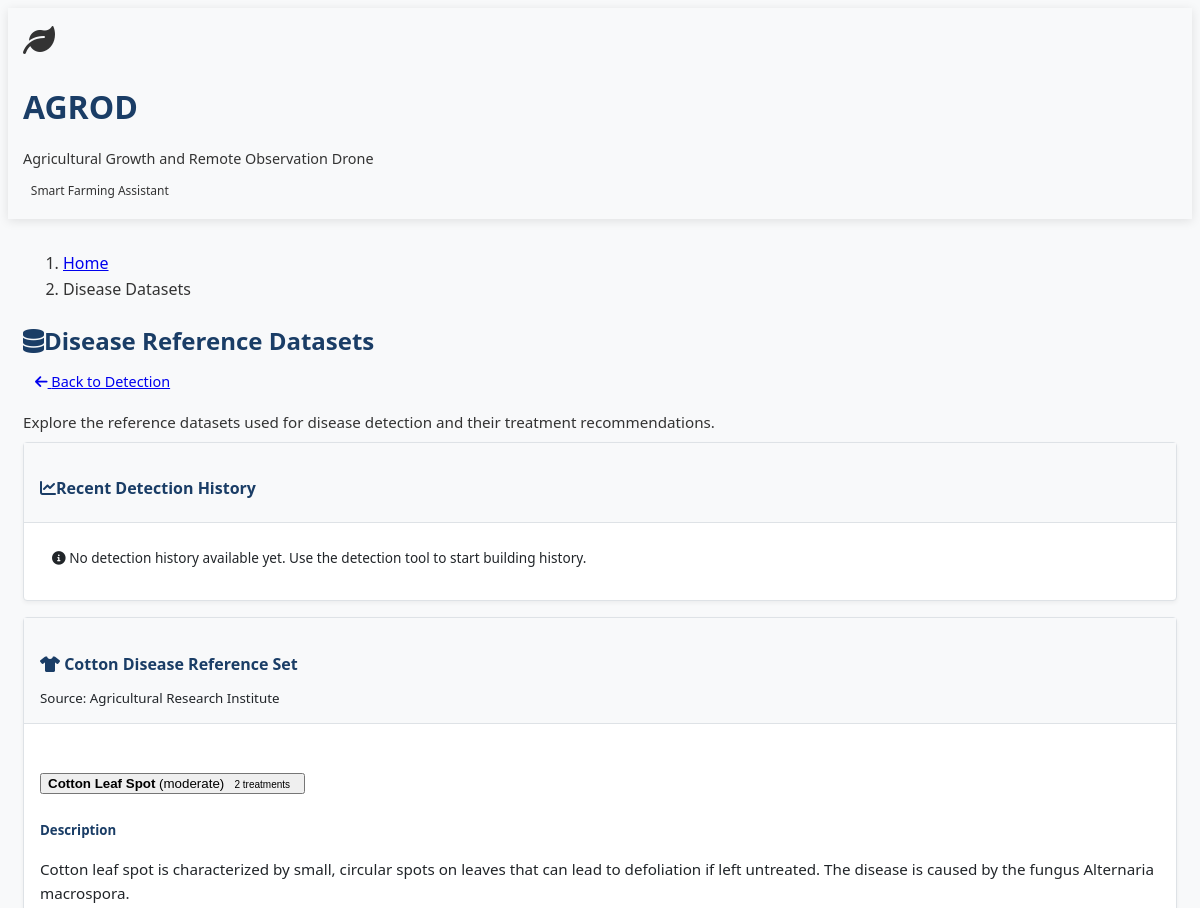
Before: /datasets (upper part) with the older database file.
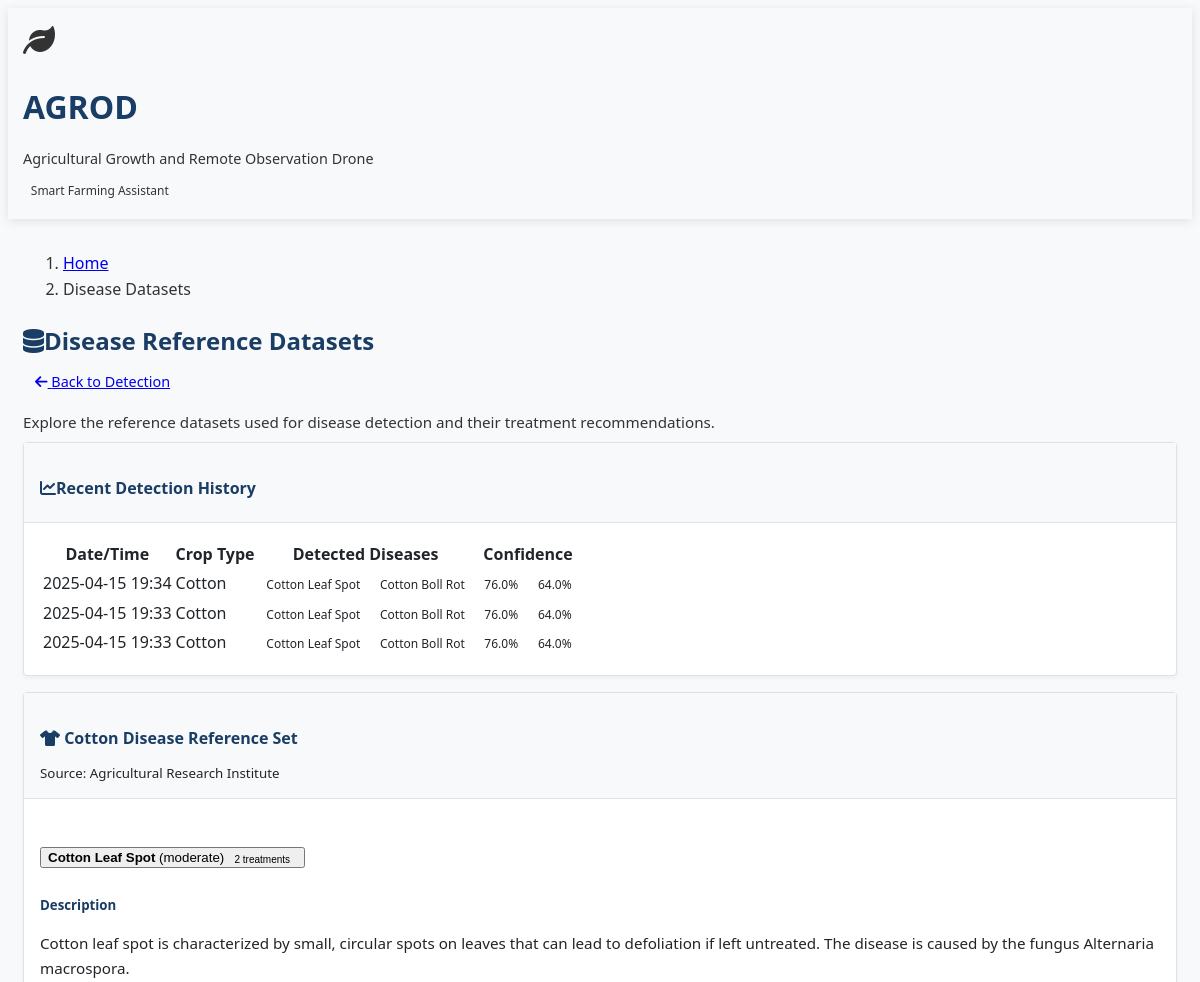
After: the same page with the newer database file.
### models.py (models this page shows, shortened)
class DiseaseDataset(db.Model):
    id = db.Column(db.Integer, primary_key=True)
    name = db.Column(db.String(100), nullable=False)
    crop_type = db.Column(db.String(50), nullable=False)
    source = db.Column(db.String(200))
    created_at = db.Column(db.DateTime, default=datetime.utcnow)
    disease_samples = db.relationship('DiseaseSample', backref='dataset', lazy=True)

class DiseaseSample(db.Model):
    id = db.Column(db.Integer, primary_key=True)
    disease_name = db.Column(db.String(100), nullable=False)
    description = db.Column(db.Text)
    severity = db.Column(db.String(20))  # mild, moderate, severe
    color_features = db.Column(db.JSON)  # RGB distributions, histograms, etc.
    texture_features = db.Column(db.JSON)  # Texture patterns
    shape_features = db.Column(db.JSON)  # Shape descriptors
    dataset_id = db.Column(db.Integer, db.ForeignKey('disease_dataset.id'), nullable=False)
    recommendations = db.relationship('TreatmentRecommendation', backref='disease', lazy=True)

class DetectionHistory(db.Model):
    id = db.Column(db.Integer, primary_key=True)
    crop_type = db.Column(db.String(50), nullable=False)
    detected_diseases = db.Column(db.JSON)
    confidence_scores = db.Column(db.JSON)
    image_hash = db.Column(db.String(64))  # Store hash of image for reference
    timestamp = db.Column(db.DateTime, default=datetime.utcnow)

### app.py (the view)
@app.route('/datasets')
def view_datasets():
    with app.app_context():
        datasets = DiseaseDataset.query.all()
        datasets_with_samples = []
        for dataset in datasets:
            samples = DiseaseSample.query.filter_by(dataset_id=dataset.id).all()
            samples_with_treatments = []
            for sample in samples:
                treatments = TreatmentRecommendation.query.filter_by(disease_id=sample.id).all()
                samples_with_treatments.append({
                    'sample': sample,
                    'treatments': treatments
                })
            datasets_with_samples.append({
                'dataset': dataset,
                'samples': samples_with_treatments
            })
        history = DetectionHistory.query.order_by(DetectionHistory.timestamp.desc()).limit(10).all()
        return render_template('datasets.html',
                              datasets=datasets_with_samples,
                              history=history)

### templates/datasets.html (shortened to what this page needs)
{% extends 'layout.html' %}
{% block content %}
<div class="row mb-4">
    <div class="col-12">
        <nav aria-label="breadcrumb">
            <ol class="breadcrumb">
                <li class="breadcrumb-item"><a href="/">Home</a></li>
                <li class="breadcrumb-item active" aria-current="page">Disease Datasets</li>
            </ol>
        </nav>
        <div class="d-flex justify-content-between align-items-center">
            <h2><i class="fas fa-database me-2"></i>Disease Reference Datasets</h2>
            <a href="/" class="btn btn-outline-primary">
                <i class="fas fa-arrow-left me-1"></i> Back to Detection
            </a>
        </div>
        <p class="text-muted">Explore the reference datasets used for disease detection and their treatment recommendations.</p>
    </div>
</div>
<div class="row mb-4">
    <div class="col-12">
        <div class="card shadow-sm">
            <div class="card-header">
                <h4><i class="fas fa-chart-line me-2"></i>Recent Detection History</h4>
            </div>
            <div class="card-body">
                {% if history %}
                <div class="table-responsive">
                    <table class="table table-hover">
                        <thead>
                            <tr>
                                <th>Date/Time</th>
                                <th>Crop Type</th>
                                <th>Detected Diseases</th>
                                <th>Confidence</th>
                            </tr>
                        </thead>
                        <tbody>
                            {% for record in history %}
                            <tr>
                                <td>{{ record.timestamp.strftime('%Y-%m-%d %H:%M') }}</td>
                                <td>{{ record.crop_type.capitalize() }}</td>
                                <td>
                                    {% for disease in record.detected_diseases %}
                                    <span class="badge bg-primary me-1">{{ disease.split('_')|map('capitalize')|join(' ') }}</span>
                                    {% endfor %}
                                </td>
                                <td>
                                    {% for score in record.confidence_scores %}
                                    <span class="badge bg-secondary me-1">{{ score|round }}%</span>
                                    {% endfor %}
                                </td>
                            </tr>
                            {% endfor %}
                        </tbody>
                    </table>
                </div>
                {% else %}
                <div class="alert alert-info">
                    <i class="fas fa-info-circle me-2"></i>
                    No detection history available yet. Use the detection tool to start building history.
                </div>
                {% endif %}
            </div>
        </div>
    </div>
</div>
{% for dataset_data in datasets %}
<div class="row mb-4">
    <div class="col-12">
        <div class="card shadow-sm">
            <div class="card-header">
                <h4>
                    {% if dataset_data.dataset.crop_type == 'cotton' %}
                    <i class="fas fa-tshirt me-2 text-primary"></i>
                    {% else %}
                    <i class="fas fa-tree me-2 text-success"></i>
                    {% endif %}
                    {{ dataset_data.dataset.name }}
                </h4>
                <small class="text-muted">Source: {{ dataset_data.dataset.source }}</small>
            </div>
            <div class="card-body">
                <div class="accordion" id="dataset{{ dataset_data.dataset.id }}Accordion">
                    {% for sample_data in dataset_data.samples %}
                    <div class="accordion-item bg-dark border-secondary">
                        <h2 class="accordion-header" id="heading{{ sample_data.sample.id }}">
                            <button class="accordion-button collapsed" type="button" data-bs-toggle="collapse"
                                data-bs-target="#collapse{{ sample_data.sample.id }}" aria-expanded="false"
                                aria-controls="collapse{{ sample_data.sample.id }}">
                                <div class="d-flex w-100 justify-content-between align-items-center">
                                    <span><strong>{{ sample_data.sample.disease_name }}</strong> ({{ sample_data.sample.severity }})</span>
                                    <span class="badge bg-primary ms-2">{{ sample_data.treatments|length }} treatments</span>
                                </div>
                            </button>
                        </h2>
                        <div id="collapse{{ sample_data.sample.id }}" class="accordion-collapse collapse"
                            aria-labelledby="heading{{ sample_data.sample.id }}" data-bs-parent="#dataset{{ dataset_data.dataset.id }}Accordion">
                            <div class="accordion-body">
                                <h5>Description</h5>
                                <p>{{ sample_data.sample.description }}</p>
                            </div>
                        </div>
                    </div>
                    {% endfor %}
                </div>
            </div>
        </div>
    </div>
</div>
{% endfor %}
{% endblock %}

### templates/layout.html (shortened to what this page needs)
<!DOCTYPE html>
<html lang="en" data-bs-theme="light">
<head>
    <link rel="stylesheet" href="https://cdn.replit.com/agent/bootstrap-agent-light-theme.min.css">
    <link rel="stylesheet" href="{{ url_for('static', filename='css/custom.css') }}">
    <link rel="stylesheet" href="https://cdnjs.cloudflare.com/ajax/libs/font-awesome/6.0.0/css/all.min.css">
</head>
<body class="bg-light">
    <header class="bg-white py-3 border-bottom shadow-sm">
        <div class="container">
            <div class="d-flex align-items-center justify-content-between">
                <div class="d-flex align-items-center">
                    <div class="me-3">
                        <i class="fas fa-leaf text-success fa-2x"></i>
                    </div>
                    <div>
                        <h1 class="mb-0 text-primary">AGROD</h1>
                        <p class="text-muted mb-0" style="font-size: 0.9rem;">Agricultural Growth and Remote Observation Drone</p>
                    </div>
                </div>
                <div>
                    <span class="badge bg-success text-white">
                        Smart Farming Assistant
                    </span>
                </div>
            </div>
        </div>
    </header>
    <main class="py-3">
        <div class="container">
            {% block content %}{% endblock %}
        </div>
    </main>
</body>
</html>

### static/css/custom.css (style rules this page uses)
body { font-family: 'Segoe UI', Roboto, 'Helvetica Neue', Arial, sans-serif; color: #333; line-height: 1.6; background-color: #f8f9fa; }
h1, h2, h3, h4, h5, h6 { font-weight: 600; margin-bottom: 0.5rem; color: #1a3d66; }
p { margin-bottom: 0.5rem; font-size: 0.95rem; }
.container { padding: 1rem 15px; }
header, footer { box-shadow: 0 2px 10px rgba(0, 0, 0, 0.1); }
.card { border-radius: 0.25rem; border: 1px solid #dee2e6; background-color: #ffffff; box-shadow: 0 2px 4px rgba(0, 0, 0, 0.05); margin-bottom: 1rem; }
.card-header { background-color: #f8f9fa; border-bottom: 1px solid #dee2e6; padding: 0.75rem 1rem; font-weight: 500; color: #212529; }
.card-body { padding: 1rem; color: #212529; }
.btn { border-radius: 0.25rem; padding: 0.375rem 0.75rem; font-weight: 400; font-size: 0.9rem; }
.badge { font-weight: 500; padding: 0.35em 0.65em; font-size: 0.75em; border-radius: 0.25rem; }
::placeholder { color: #adb5bd !important; opacity: 1; }

Changed rows visible on the page:
added DetectionHistory: timestamp "2025-04-15 19:34", crop_type "Cotton", split|map "Cotton Leaf Spot" "Cotton Boll Rot", confidence_scores "76.0" "64.0"
added DetectionHistory: timestamp "2025-04-15 19:33", crop_type "Cotton", split|map "Cotton Leaf Spot" "Cotton Boll Rot", confidence_scores "76.0" "64.0"
added DetectionHistory: timestamp "2025-04-15 19:33", crop_type "Cotton", split|map "Cotton Leaf Spot" "Cotton Boll Rot", confidence_scores "76.0" "64.0"
Other visible differences:
text no longer shown: "No detection history available yet. Use the detection tool to start building history."
text now shown: "Date/Time Crop Type Detected Diseases Confidence"
